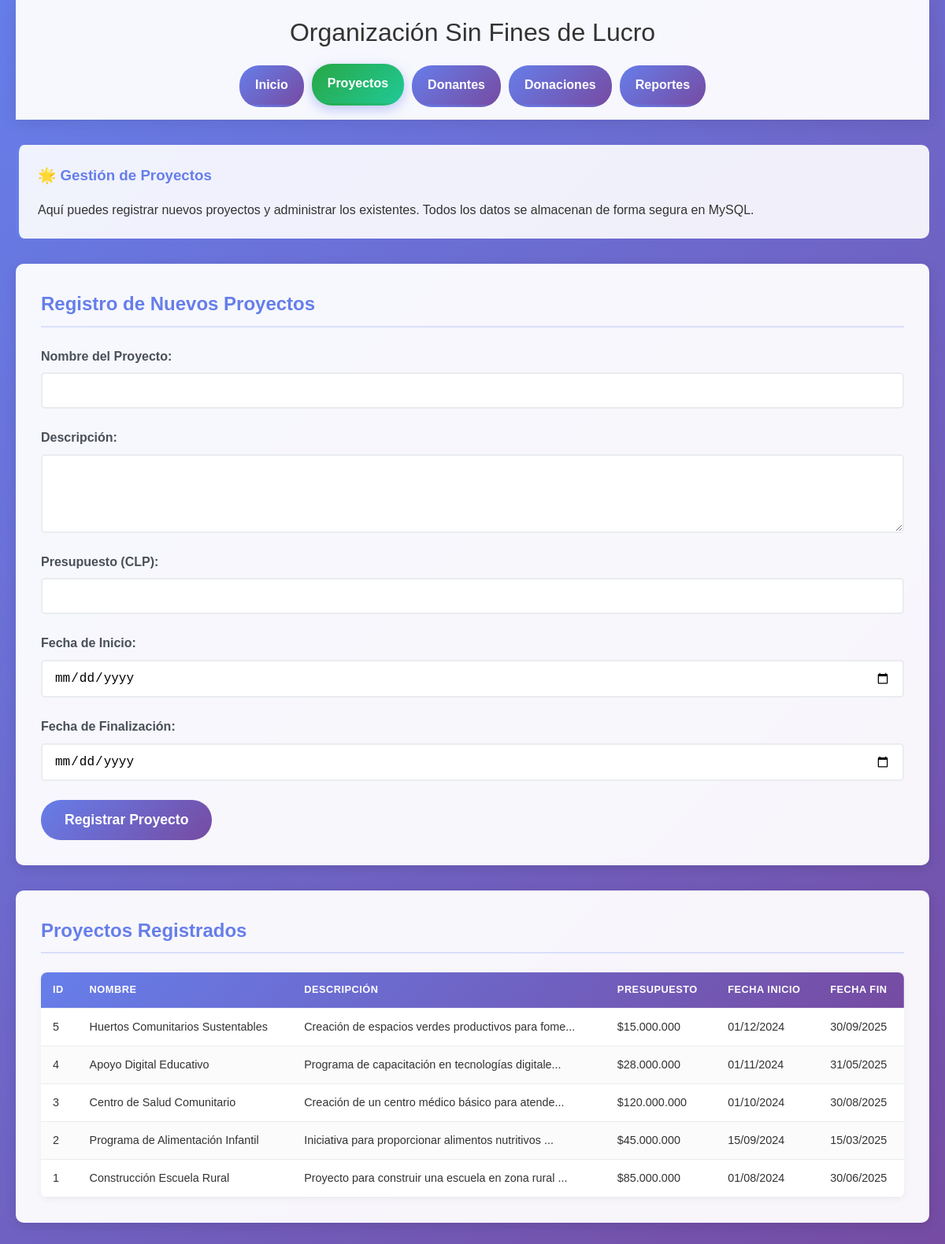
Screenshot of /formulario_proyectos.php with the database file from the repository.
### tables this page shows
CREATE TABLE IF NOT EXISTS PROYECTO (
    id_proyecto INT AUTO_INCREMENT PRIMARY KEY,
    nombre VARCHAR(100) NOT NULL,
    descripcion TEXT,
    presupuesto DECIMAL(15,2),
    fecha_inicio DATE,
    fecha_fin DATE
);

### conexion.php (called while the page is built, shortened)
<?php
function ejecutarConsulta($pdo, $sql, $params = []) {
    try {
        $stmt = $pdo->prepare($sql);
        $stmt->execute($params);
        return $stmt;
    } catch (PDOException $e) {
        throw new Exception("Error en la consulta: " . $e->getMessage());
    }
}
?>

### formulario_proyectos.php (the view, shortened to what this page needs)
<!DOCTYPE html>
<html lang="es">
<head>
    <link rel="stylesheet" href="estilos.css">
</head>
<body>
    <div class="container">
        <header>
            <h1>Organización Sin Fines de Lucro</h1>
            <nav>
                <ul>
                    <li><a href="index.php">Inicio</a></li>
                    <li><a href="formulario_proyectos.php" class="active">Proyectos</a></li>
                    <li><a href="formulario_donantes.php">Donantes</a></li>
                    <li><a href="formulario_donaciones.php">Donaciones</a></li>
                    <li><a href="consultas_avanzadas.php">Reportes</a></li>
                </ul>
            </nav>
        </header>
        <main>
            <div class="mensaje-bienvenida">
                <h3>🌟 Gestión de Proyectos</h3>
                <p>Aquí puedes registrar nuevos proyectos y administrar los existentes. Todos los datos se almacenan de forma segura en MySQL.</p>
            </div>
            <section class="formulario-seccion">
                <h2>Registro de Nuevos Proyectos</h2>
                <form id="formProyecto" action="procesar_proyecto.php" method="POST" class="formulario">
                    <div class="campo">
                        <label for="nombre">Nombre del Proyecto:</label>
                        <input type="text" id="nombre" name="nombre" required maxlength="100">
                    </div>
                    <div class="campo">
                        <label for="descripcion">Descripción:</label>
                        <textarea id="descripcion" name="descripcion" rows="4" required maxlength="500"></textarea>
                    </div>
                    <div class="campo">
                        <label for="presupuesto">Presupuesto (CLP):</label>
                        <input type="number" id="presupuesto" name="presupuesto" required min="1000" step="0.01">
                    </div>
                    <div class="campo">
                        <label for="fecha_inicio">Fecha de Inicio:</label>
                        <input type="date" id="fecha_inicio" name="fecha_inicio" required>
                    </div>
                    <div class="campo">
                        <label for="fecha_fin">Fecha de Finalización:</label>
                        <input type="date" id="fecha_fin" name="fecha_fin" required>
                    </div>
                    <button type="submit" class="btn-submit">Registrar Proyecto</button>
                </form>
            </section>
            <section class="lista-seccion">
                <h2>Proyectos Registrados</h2>
                <div class="tabla-container">
                    <?php
                    require_once 'conexion.php';
                    try {
                        $sql = "SELECT * FROM PROYECTO ORDER BY fecha_inicio DESC";
                        $stmt = ejecutarConsulta($pdo, $sql);
                        $proyectos = $stmt->fetchAll();
                        if (count($proyectos) > 0) {
                            echo '<table class="tabla-datos">';
                            echo '<thead>';
                            echo '<tr>';
                            echo '<th>ID</th>';
                            echo '<th>Nombre</th>';
                            echo '<th>Descripción</th>';
                            echo '<th>Presupuesto</th>';
                            echo '<th>Fecha Inicio</th>';
                            echo '<th>Fecha Fin</th>';
                            echo '</tr>';
                            echo '</thead>';
                            echo '<tbody>';
                            foreach ($proyectos as $proyecto) {
                                echo '<tr>';
                                echo '<td>' . htmlspecialchars($proyecto['id_proyecto']) . '</td>';
                                echo '<td>' . htmlspecialchars($proyecto['nombre']) . '</td>';
                                echo '<td>' . htmlspecialchars(substr($proyecto['descripcion'], 0, 50)) . '...</td>';
                                echo '<td>$' . number_format($proyecto['presupuesto'], 0, ',', '.') . '</td>';
                                echo '<td>' . date('d/m/Y', strtotime($proyecto['fecha_inicio'])) . '</td>';
                                echo '<td>' . date('d/m/Y', strtotime($proyecto['fecha_fin'])) . '</td>';
                                echo '</tr>';
                            }
                            echo '</tbody>';
                            echo '</table>';
                        } else {
                            echo '<p class="sin-datos">No hay proyectos registrados aún.</p>';
                        }
                    } catch (Exception $e) {
                        echo '<p class="error">Error al cargar los proyectos: ' . $e->getMessage() . '</p>';
                    }
                    ?>
                </div>
            </section>
        </main>
    </div>
</body>
</html>

### estilos.css (style rules this page uses)
* { margin: 0; padding: 0; box-sizing: border-box; }
body { font-family: 'Arial', sans-serif; line-height: 1.6; color: #333; background: linear-gradient(135deg, #667eea 0%, #764ba2 100%); min-height: 100vh; }
.container { max-width: 1200px; margin: 0 auto; padding: 0 20px; }
header { background: rgba(255, 255, 255, 0.95); color: #333; padding: 1rem 0; box-shadow: 0 2px 20px rgba(0,0,0,0.1); backdrop-filter: blur(10px); }
header h1 { text-align: center; margin-bottom: 1rem; font-size: 2rem; font-weight: 300; }
nav ul { list-style: none; display: flex; justify-content: center; flex-wrap: wrap; gap: 0; }
nav li { margin: 0; }
nav a { display: block; color: #333; text-decoration: none; padding: 12px 20px; transition: all 0.3s ease; border-bottom: 3px solid transparent; border-radius: 25px; margin: 0 5px; background: linear-gradient(135deg, #667eea, #764ba2); color: white; font-weight: 600; }
nav a:hover, nav a.active { transform: translateY(-2px); box-shadow: 0 5px 15px rgba(102, 126, 234, 0.4); background: linear-gradient(135deg, #28a745, #20c997); }
main { padding: 2rem 0; }
.formulario-seccion, .lista-seccion, .consultas-seccion, .reporte-container { background: rgba(255, 255, 255, 0.95); padding: 2rem; margin-bottom: 2rem; border-radius: 10px; box-shadow: 0 4px 15px rgba(0,0,0,0.1); backdrop-filter: blur(10px); }
.formulario-seccion h2, .lista-seccion h2, .consultas-seccion h2, .reporte-container h3 { color: #667eea; margin-bottom: 1.5rem; padding-bottom: 0.5rem; border-bottom: 2px solid rgba(102, 126, 234, 0.2); font-weight: 600; }
.formulario { display: grid; gap: 1.5rem; }
.campo { display: flex; flex-direction: column; }
.campo label { font-weight: 600; margin-bottom: 0.5rem; color: #495057; }
.campo input, .campo textarea, .campo select { padding: 12px 15px; border: 2px solid #e9ecef; border-radius: 5px; font-size: 1rem; transition: all 0.3s ease; background-color: white; }
.campo textarea { resize: vertical; min-height: 100px; }
.btn-submit { background: linear-gradient(135deg, #667eea, #764ba2); color: white; padding: 15px 30px; border: none; border-radius: 25px; font-size: 1.1rem; font-weight: 600; cursor: pointer; transition: all 0.3s ease; justify-self: start; }
.tabla-container { overflow-x: auto; border-radius: 8px; box-shadow: 0 2px 10px rgba(0,0,0,0.05); }
.tabla-datos { width: 100%; border-collapse: collapse; background: white; font-size: 0.9rem; }
.tabla-datos thead { background: linear-gradient(135deg, #667eea, #764ba2); color: white; }
.tabla-datos th, .tabla-datos td { padding: 12px 15px; text-align: left; border-bottom: 1px solid #e9ecef; }
.tabla-datos th { font-weight: 600; text-transform: uppercase; letter-spacing: 0.5px; font-size: 0.8rem; }
.tabla-datos tbody tr:nth-child(even) { background-color: #fbfbfb; }
.mensaje-bienvenida { background: rgba(255, 255, 255, 0.9); padding: 1.5rem; border-radius: 10px; margin-bottom: 2rem; backdrop-filter: blur(10px); border-left: 4px solid #667eea; }
.mensaje-bienvenida h3 { color: #667eea; margin-bottom: 1rem; }

### rows the page displays
proyecto: id_proyecto "5", nombre "Huertos Comunitarios Sustentables", descripcion "Creación de espacios verdes productivos para fome", presupuesto "15.000.000", fecha_inicio "01/12/2024", fecha_fin "30/09/2025"
proyecto: id_proyecto "4", nombre "Apoyo Digital Educativo", descripcion "Programa de capacitación en tecnologías digitale", presupuesto "28.000.000", fecha_inicio "01/11/2024", fecha_fin "31/05/2025"
proyecto: id_proyecto "3", nombre "Centro de Salud Comunitario", descripcion "Creación de un centro médico básico para atende", presupuesto "120.000.000", fecha_inicio "01/10/2024", fecha_fin "30/08/2025"
proyecto: id_proyecto "2", nombre "Programa de Alimentación Infantil", descripcion "Iniciativa para proporcionar alimentos nutritivos", presupuesto "45.000.000", fecha_inicio "15/09/2024", fecha_fin "15/03/2025"
proyecto: id_proyecto "1", nombre "Construcción Escuela Rural", descripcion "Proyecto para construir una escuela en zona rural", presupuesto "85.000.000", fecha_inicio "01/08/2024", fecha_fin "30/06/2025"
